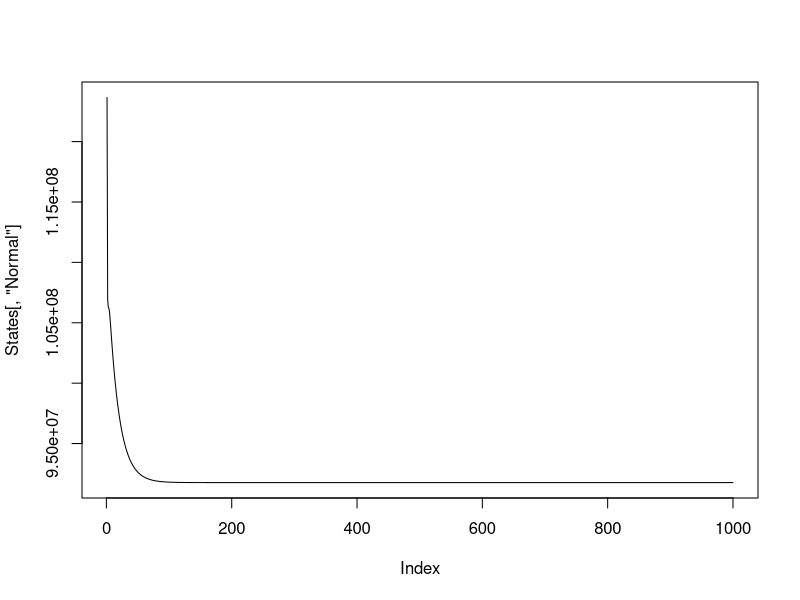
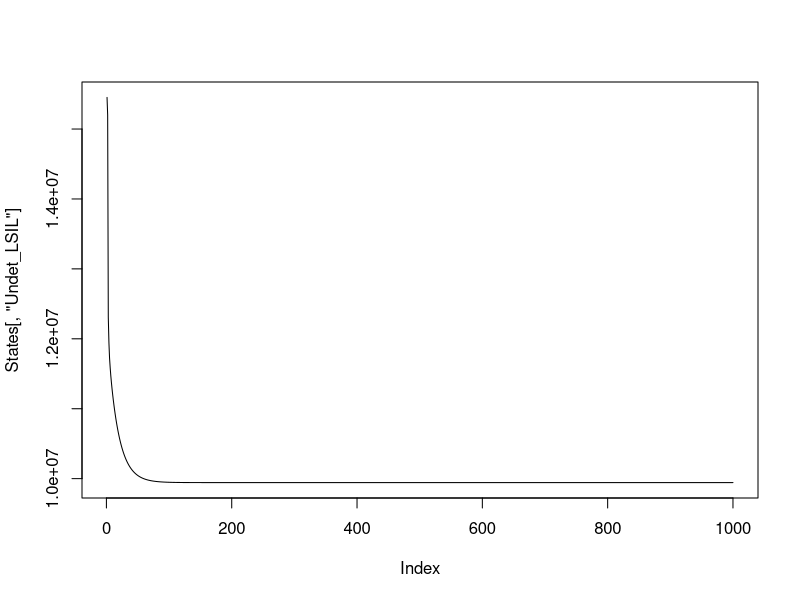
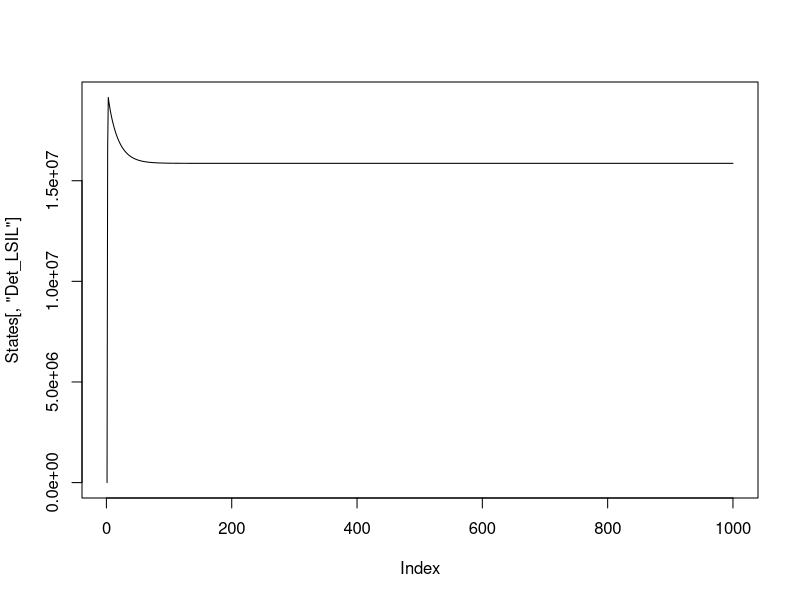
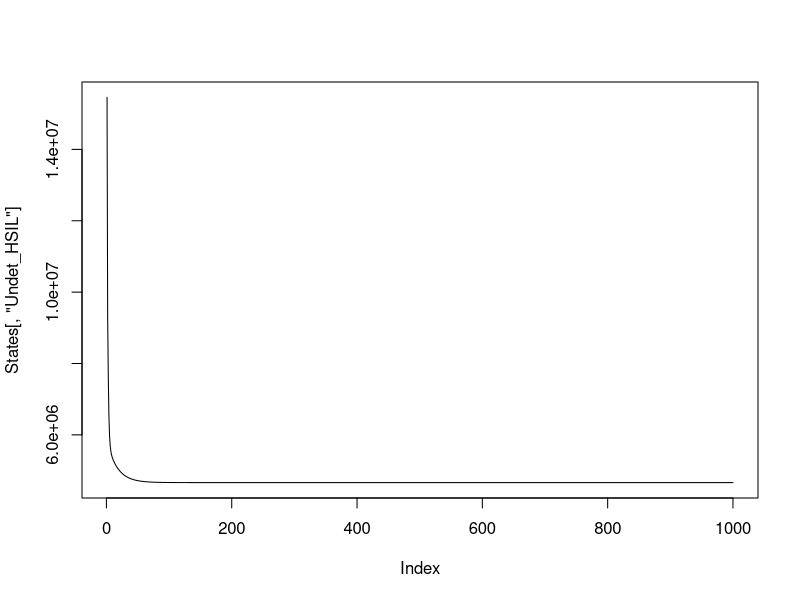
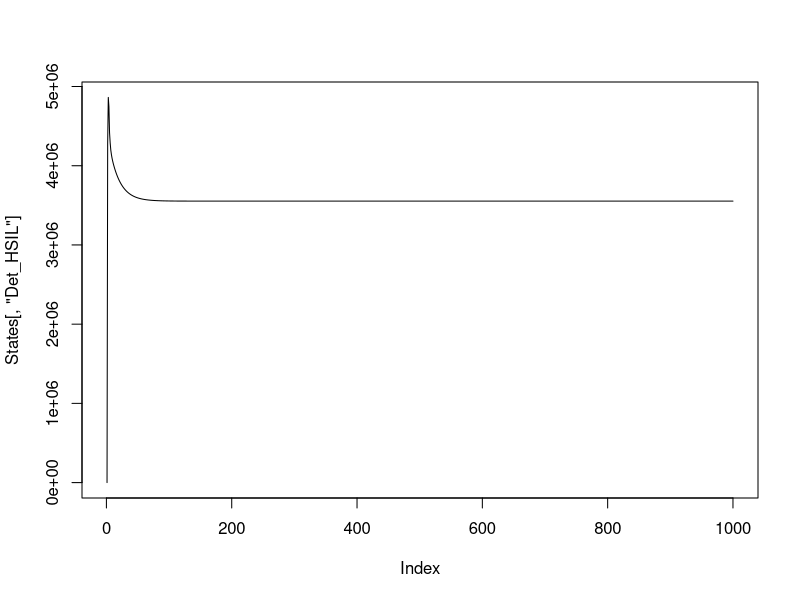
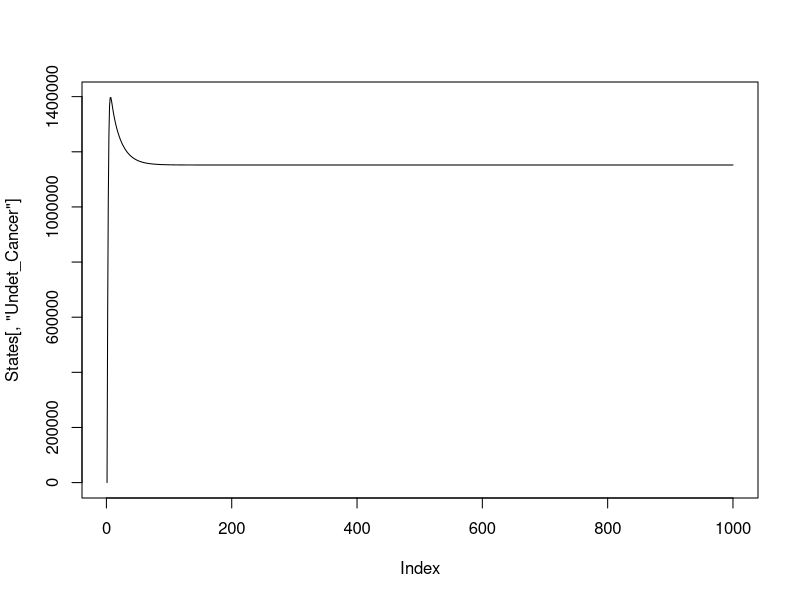
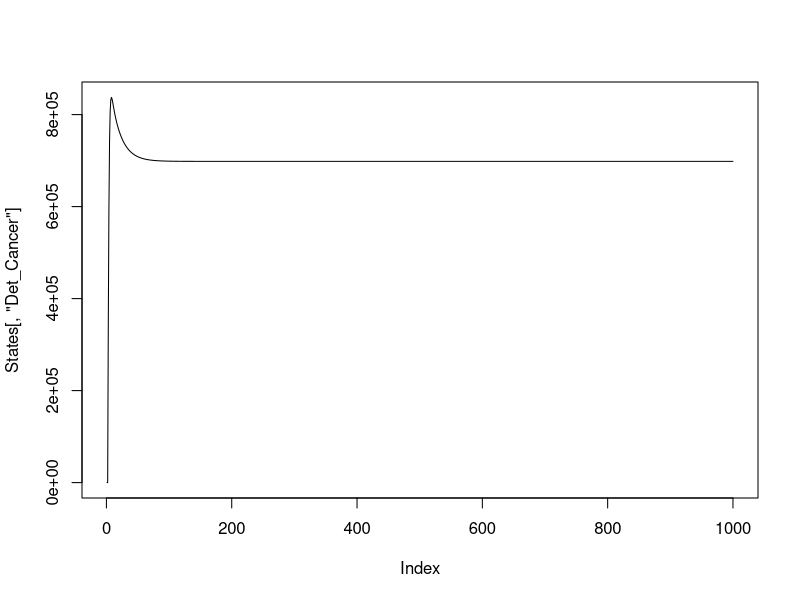
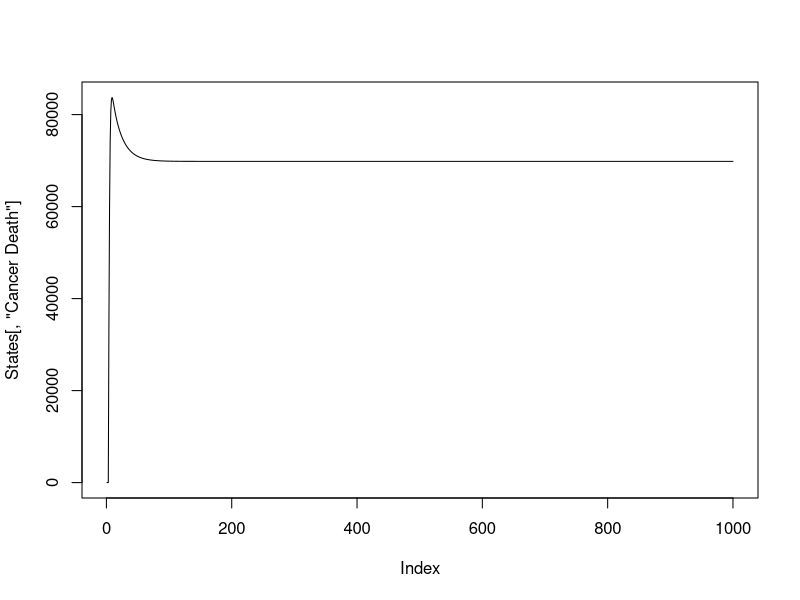

The R script that drew these images, in order:
### MARKOV MODEL HPV DRAFT
## Gwen Oliver
## Jan 23, 2021

###### Undetected and detected combined ######

#### Starting parameters
t = 1000
N.states = 8
Pop_size = 154566548

#### Transition probabilities

# aging into/out of cohort
age_in <- 1/20
age_out <- age_in

# dying of unrelated cause
die <- 0.01

# undetected
norm_ulsil <- 0.1
ulsil_norm <- 0.5
ulsil_uhsil <- 0.18
uhsil_ulsil <- 0.2
uhsil_ucan <- 0.04
  
# detected
norm_dlsil <- 0.1
dlsil_norm <- 0.5
dlsil_dhsil <- 0.18
dhsil_dlsil <- 0.2
dhsil_dcan <- 0.04
dcan_dcandeath <- 0.1

# treatment
dhsil_norm <- 0.9*0.9
dcan_norm <- 0.5*1

# BRFSS rates!!
# screening
ulsil_dlsil <- 0.83/3
uhsil_dhsil <- 0.83/3
ucan_dcan <- 0.83/3

# loss to follow up
dlsil_uhsil <- 0.17/3
dhsil_ucan <- 0.17/3


# Starting number in each state

# Create years label
prefix = "Year"
suffix = seq(1:t)
years = paste(prefix, suffix, sep=" ")

# Create empty array
mat1 = matrix(NA, t, N.states, dimnames=list(years, c("Normal","Undet_LSIL","Det_LSIL","Undet_HSIL","Det_HSIL","Undet_Cancer","Det_Cancer","Cancer Death")))

# Assign starting prevalence of each state
prev1 = 0.8
prev2 = 0.1
prev3 = 0
prev4 = 0.1
prev5 = 0
prev6 = 0
prev7 = 0
prev8 = 0

# Assign starting states
set.seed(123)
mat1[1,] <- rmultinom(1, Pop_size, prob=c(prev1,prev2,prev3,prev4,prev5,prev6,prev7,prev8)) 

# Run model
for(i in 2:t){
  # Normal (1)
  mat1[i,1] <- (mat1[(i-1),1]) +  
    (Pop_size*age_in) +        # age in (need to adjust this)
    (mat1[(i-1),2])*ulsil_norm + # undetected LSIL regress to normal
    (mat1[(i-1),5])*dhsil_norm + # detected HSIL treated to normal
    (mat1[(i-1),7])*dcan_norm +  # detected cancer treated to normal
    (mat1[(i-1),3])*dlsil_norm - # detected LSIL regress to normal
    (mat1[(i-1),1])*norm_ulsil - # normal progress to undetected LSIL
    (mat1[(i-1),1])*norm_dlsil - # normal progress to detected LSIL
    (mat1[(i-1),1])*age_out -  # age out
    (mat1[(i-1),1])*die        # die (unrelated)
  # LSIL undetected (2)
  mat1[i,2] <- (mat1[(i-1),2]) + 
    # Age in (need to add this)
    (mat1[(i-1),1])*norm_ulsil +  # normal progress to undetected LSIL
    (mat1[(i-1),4])*uhsil_ulsil - # undetected HSIL regress to undetected LSIL
    (mat1[(i-1),2])*ulsil_norm -  # undetected LSIL regress to normal
    (mat1[(i-1),2])*ulsil_uhsil - # undetected LSIL progress to undetected HSIL
    (mat1[(i-1),2])*ulsil_dlsil - # undetected LSIL screened to detected LSIL
    (mat1[(i-1),2])*age_out -   # age out
    (mat1[(i-1),2])*die         # die (unrelated)
  # LSIL detected (3)
  mat1[i,3] <- (mat1[(i-1),3]) + 
    # Age in (need to add this)
    (mat1[(i-1),1])*norm_dlsil +  # normal progress to detected LSIL
    (mat1[(i-1),5])*dhsil_dlsil + # detected HSIL regress to detected LSIL
    (mat1[(i-1),2])*ulsil_dlsil - # undetected LSIL screened to detected LSIL
    (mat1[(i-1),3])*dlsil_norm -  # detected LSIL regress to normal
    (mat1[(i-1),3])*dlsil_dhsil - # detected LSIL progress to detected HSIL
    (mat1[(i-1),3])*dlsil_uhsil - # detected LSIL LTFU to undetected HSIL
    (mat1[(i-1),3])*age_out -   # age out
    (mat1[(i-1),3])*die         # die (unrelated)
  # HSIL undetected (4) 
  mat1[i,4] <- (mat1[(i-1),4]) + 
    (mat1[(i-1),2])*ulsil_uhsil + # undetected LSIL progress to undetected HSIL 
    (mat1[(i-1),3])*dlsil_uhsil - # detected LSIL progress to undetected HSIL
    (mat1[(i-1),4])*uhsil_ulsil - # undetected HSIL regress to undetected LSIL
    (mat1[(i-1),4])*uhsil_ucan -  # undetected HSIL progress to undetected cancer
    (mat1[(i-1),4])*uhsil_dhsil - # undetected HSIL screened to detected HSIL
    (mat1[(i-1),4])*age_out -   # age out
    (mat1[(i-1),4])*die         # die (unrelated)
  # HSIL detected (5)
  mat1[i,5] <- (mat1[(i-1),5]) + 
    (mat1[(i-1),3])*dlsil_dhsil + # detected LSIL progress to detected HSIL
    (mat1[(i-1),4])*uhsil_dhsil - # undetected HSIL screened to detected HSIL
    (mat1[(i-1),5])*dhsil_dlsil - # detected HSIL regress to detected LSIL
    (mat1[(i-1),5])*dhsil_ucan -  # detected HSIL LTFU to undetected cancer
    (mat1[(i-1),5])*dhsil_dcan -  # detected HSIL progress to detected cancer
    (mat1[(i-1),5])*dhsil_norm -  # detected HSIL treated to normal
    (mat1[(i-1),5])*age_out -   # age out
    (mat1[(i-1),5])*die         # die (unrelated)
  # Cancer undetected (6)
  mat1[i,6] <- (mat1[(i-1),6]) +
    (mat1[(i-1),4])*uhsil_ucan +  # undetected HSIL progress to undetected cancer
    (mat1[(i-1),5])*dhsil_ucan -  # detected HSIL progress to undetected cancer
    (mat1[(i-1),6])*ucan_dcan -   # undetected cancer screened to detected cancer
    (mat1[(i-1),6])*age_out -   # age out
    (mat1[(i-1),6])*die         # die (unrelated)
  # Cancer detected (7)
  mat1[i,7] <- (mat1[(i-1),7]) +
    (mat1[(i-1),5])*dhsil_dcan +     # detected HSIL progress to detected cancer
    (mat1[(i-1),6])*ucan_dcan -      # undetected cancer screened to detected cancer
    (mat1[(i-1),7])*dcan_dcandeath - # detected cancer progress to cancer death
    (mat1[(i-1),7])*dcan_norm -      # detected cancer treated to normal
    (mat1[(i-1),7])*age_out -      # age out
    (mat1[(i-1),7])*die            # die (unrelated)
  # Cancer deaths (8)
  mat1[i,8] <-
    (mat1[(i-1),7])*dcan_dcandeath # detected cancer progress to cancer death
  
}

mat1 <- round(mat1,0)

#Check Progression over time

States <- apply(mat1, c(1,2), sum)

plot(States[,'Normal'], type='l')

plot(States[,'Undet_LSIL'], type='l')

plot(States[,'Det_LSIL'], type='l')

plot(States[,'Undet_HSIL'], type='l')

plot(States[,'Det_HSIL'], type='l')

plot(States[,'Undet_Cancer'], type='l')

plot(States[,'Det_Cancer'], type='l')

plot(States[,'Cancer Death'], type='l')

pop_size_t <- apply(mat1,1, sum)

plot(pop_size_t)
